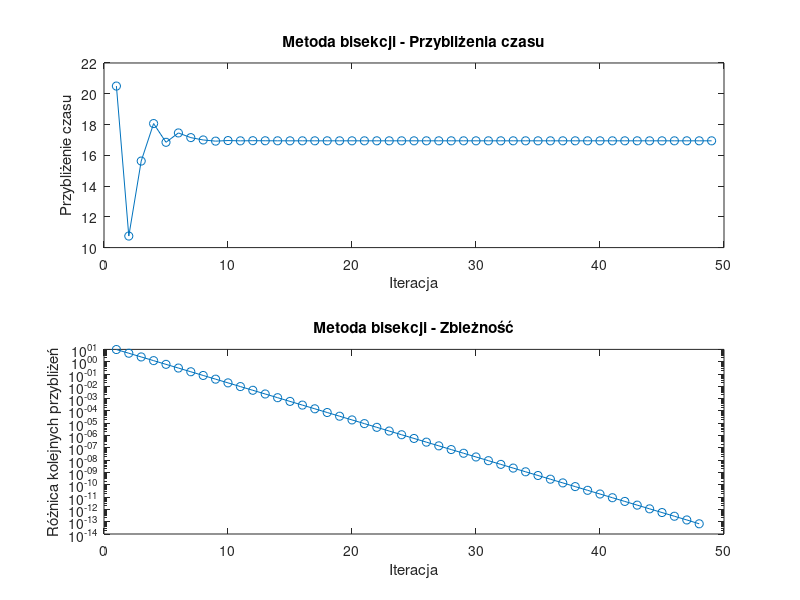

The MATLAB source for this figure:
function [xvec,xdif,xsolution,ysolution,iterations] = velocity_bisection()

% velocity_bisection - Znajduje czas, w którym rakieta osiąga prędkość 700 m/s metodą bisekcji.
% xvec - Wektor z kolejnymi przybliżeniami miejsca zerowego
% xdif - Wektor różnic kolejnych przybliżeń
% xsolution - Obliczone miejsce zerowe (czas)
% ysolution - Wartość funkcji velocity_difference w xsolution
% iterations - Liczba iteracji wykonana do znalezienia rozwiązania

    % Ustalanie zakresu poszukiwań i parametrów bisekcji
    a = 1;  % Lewa granica przedziału
    b = 40; % Prawa granica przedziału
    ytolerance = 1e-12; % Tolerancja dla wartości funkcji
    max_iterations = 1000; % Maksymalna liczba iteracji
    
    % Obliczenie wartości funkcji na końcach przedziału
    fa = velocity_difference(a);
    fb = velocity_difference(b);
    
    % Sprawdzenie warunku zmiany znaku funkcji w przedziale [a, b]
    if fa * fb > 0
        error('Funkcja nie zmienia znaku w podanym przedziale [a, b]. Wybierz inny przedział.');
    end
    
    % Inicjalizacja zmiennych
    xvec = [];
    xdif = [];
    
    for ii = 1:max_iterations
        % Obliczenie środka przedziału
        c = (a + b) / 2;
        xvec(ii, 1) = c;
        fc = velocity_difference(c);
        
        % Sprawdzenie kryterium stopu
        if abs(fc) < ytolerance
            xsolution = c;
            ysolution = fc;
            iterations = ii;
            xdif(ii-1, 1) = abs(xvec(ii) - xvec(ii-1));
            break;
        end
        
        % Wybór nowego przedziału zgodnie z metodą bisekcji
        if fa * fc < 0
            b = c;
            fb = fc;
        else
            a = c;
            fa = fc;
        end
        
        % Obliczenie różnicy między kolejnymi przybliżeniami
        if ii > 1
            xdif(ii-1, 1) = abs(xvec(ii) - xvec(ii-1));
        end
    end
    
    % Rysowanie wykresów
    figure;
    
    % Wykres kolejnych przybliżeń miejsca zerowego
    subplot(2,1,1);
    plot(xvec, 'o-');
    xlabel('Iteracja');
    ylabel('Przybliżenie czasu');
    title('Metoda bisekcji - Przybliżenia czasu');

    % Wykres logarytmiczny różnic między przybliżeniami
    subplot(2,1,2);
    semilogy(xdif, 'o-');
    xlabel('Iteracja');
    ylabel('Różnica kolejnych przybliżeń');
    title('Metoda bisekcji - Zbieżność');

    saveas(gcf, 'velocity_bisection.png');

end

% ----------------------------------------------------------------------------
% Definicja funkcji velocity_difference
    function velocity_delta = velocity_difference(t)

    % t - czas od startu rakiety [s]
    % velocity_delta - różnica prędkości rakiety względem wartości odniesienia (700 m/s)

    % Parametry rakiety i Księżyca
    g = 1.622;       % Przyspieszenie grawitacyjne na Księżycu [m/s^2]
    u = 2000;     % Prędkość wyrzucania gazów [m/s]
    m_0 = 150000;   % Masa początkowa rakiety [kg]
    q = 2700;       % Tempo spalania paliwa [kg/s]
    M = 700; % Wartość odniesienia prędkości [m/s]

    % Sprawdzenie poprawności czasu
    if t <= 0
        error('Czas musi być większy od zera.');
    end

    % Obliczenie prędkości rakiety zgodnie z równaniem (3)
    v_t = u * log(m_0 / (m_0 - q * t)) - g * t;

    % Różnica względem wartości odniesienia (równanie 4)
    velocity_delta = v_t - M;
end
